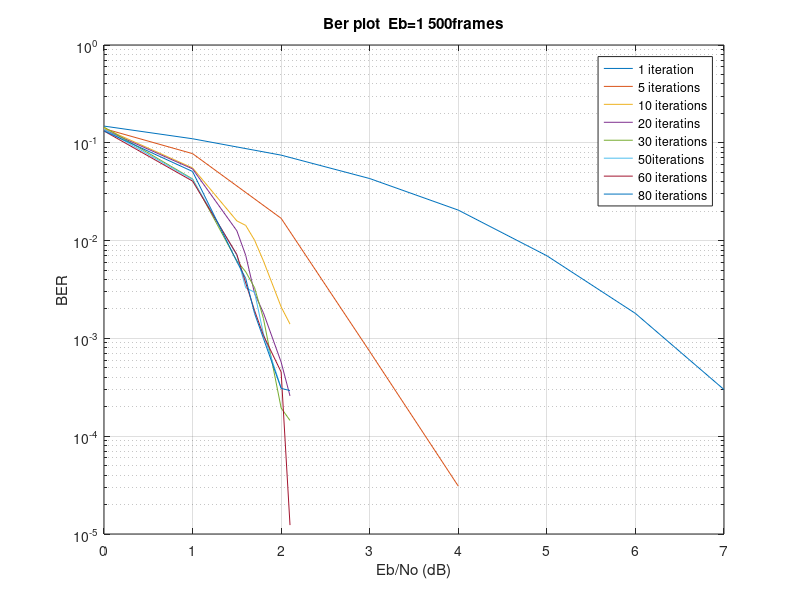

Reproduce this figure in MATLAB.
% Create some data
Eb2NO =  [7 6 5 4 3 2 1 0];
Eb2NO2=[2.1 2   1.8   1.7 1.6    1.5   1.0 0];
%Eb=1
BER1=[0.0003 0.0018 0.007 0.0205 0.0431 0.0748 0.11 0.1482];
BER5=[0 0 0 3.0864e-05 7.34567e-04 0.0169 0.0775 0.1396];
BER10=[0.0014 0.0021 0.0062 0.0101 0.0143 0.0159 0.0554 0.1406];
BER20=[0.0002583 0.0005719 0.0018258 0.0028816 0.0070686 0.0125955 0.0541187 0.1363392];
BER30=[0.0001449 0.0001942 0.0016  0.0033 0.0048 0.0062 0.0427 0.1449];
BER50=[0 0.000311 0.001113 0.002963 0.00329 0.007074 0.042194 0.137412];
BER60=[1.233334e-05 0.000453 0.001073 0.001924 0.003689 0.007204 0.040604 0.132073];
BER80=[0.000293 0.0003083 0.0010 0.0018 0.0041 0.0061 0.0509 0.1323];
% Create a y-axis semilog plot using the semilogy function
figure
semilogy(Eb2NO, BER1, Eb2NO, BER5, Eb2NO2, BER10, Eb2NO2, BER20, Eb2NO2, BER30, Eb2NO2, BER50, Eb2NO2, BER60, Eb2NO2, BER80)
legend('1 iteration','5 iterations','10 iterations', '20 iteratins', '30 iterations','50iterations','60 iterations', '80 iterations')
%set(g,'yscale','log')

grid on

% Add title and axis labels
title('Ber plot  Eb=1 500frames')
xlabel('Eb/No (dB)')
ylabel('BER')